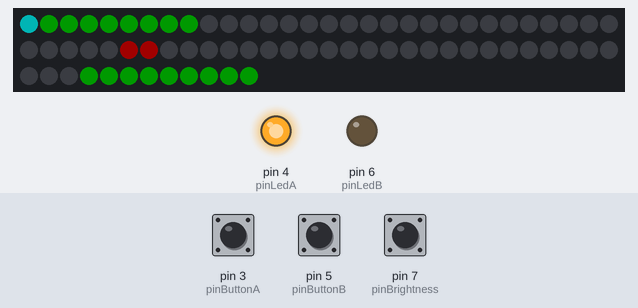
Bench run of a sketch on a simulated Arduino Uno, built with avr-gcc and run on an emulated ATmega328P. Shown: 72 RGB LEDs in strip order, left to right, continuing on the next row, output pins drawn as LEDs (lit = HIGH). Dashed ring = blinking. Inputs (shaded band) come from the test bench; at power-on: pin 3 (pinButtonA) HIGH, pin 5 (pinButtonB) HIGH, pin 7 (pinBrightness) HIGH. Dim RGB values are drawn brighter than linear; random numbers use the default seed unless the sketch sets one.

Above: at 1.3 s.
1.4 s: pin 3 (pinButtonA) pulled LOW for 0.15 s
At 1.86 s:
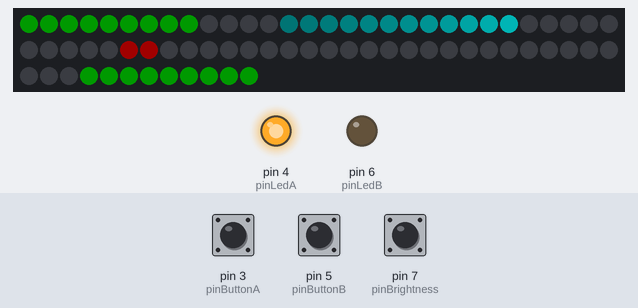
2.1 s: pin 5 (pinButtonB) pulled LOW for 0.15 s
At 2.48 s:
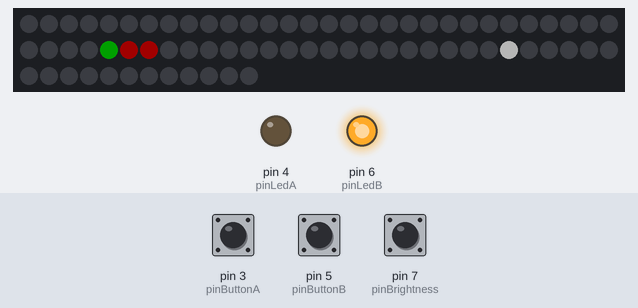
2.8 s: pin 7 (pinBrightness) pulled LOW for 1 s
At 4.4 s:
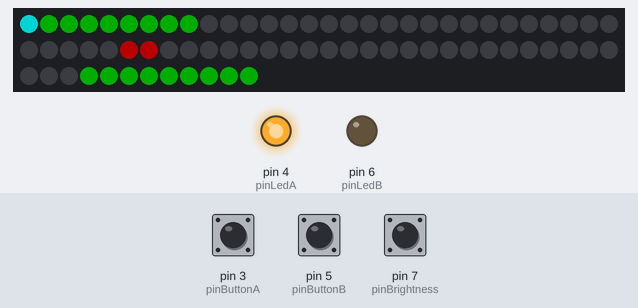
5.3 s: pin 3 (pinButtonA) pulled LOW for 1 s
At 6.07 s:
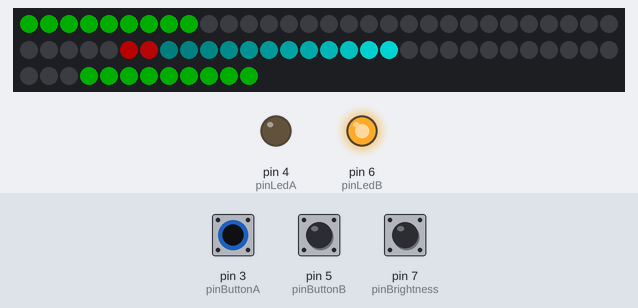
7.8 s: pin 7 (pinBrightness) pulled LOW for 0.15 s
At 9.0 s:
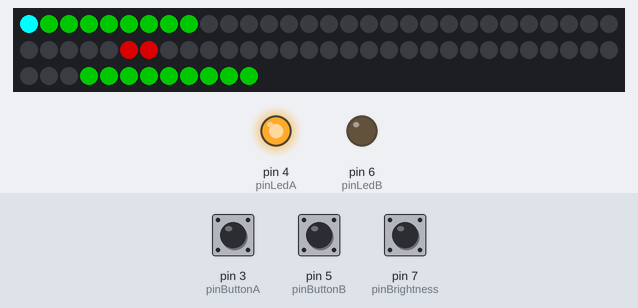
9.4 s: pin 3 (pinButtonA) driven LOW and pin 5 (pinButtonB) driven LOW and pin 7 (pinBrightness) driven LOW
At 10.15 s:
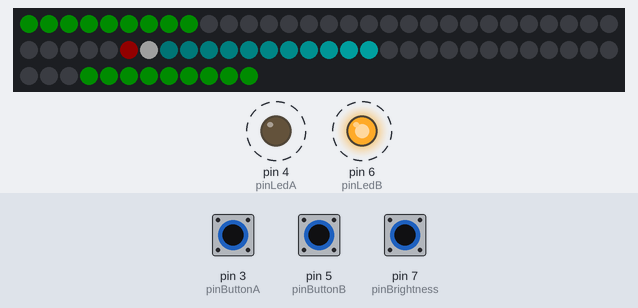
Timing chart, 0 to 22.2 s (numbered marks = the images above; inputs shaded):
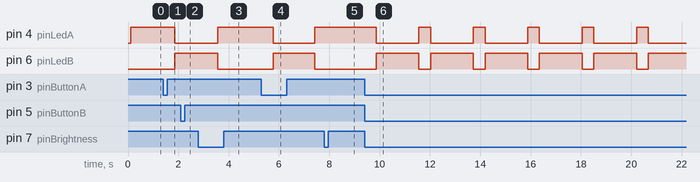

Measured:
- after the input at 1.4 s, pin 4 (pinLedA): HIGH → LOW after 0.46 s; pin 6 (pinLedB): LOW → HIGH after 0.46 s; the LEDs: first change at once (image 1 shows a later state)
- after the input at 5.3 s, pin 4 (pinLedA): HIGH → LOW after 0.46 s, → HIGH 1.7 s later; pin 6 (pinLedB): LOW → HIGH after 0.46 s, → LOW 1.7 s later; the LEDs: first change at once (image 4 shows a later state)
- after the input at 7.8 s, the LEDs: change at once (image 5)
- after the input at 9.4 s, pin 4 (pinLedA): alternates HIGH for 0.47 s and LOW for 1.7 s, 11 changes in all, then stays LOW, starting after 0.46 s; pin 6 (pinLedB): alternates HIGH for 1.7 s and LOW for 0.47 s, 11 changes in all, then stays HIGH, starting after 0.46 s; the LEDs: first change at once (image 6 shows a later state)

The sketch:

1D-Pong.ino
```cpp
#include <FastLED.h>

const int numLeds = 72;

const int ledDataPin = 2;
const int pinButtonA = 3;
const int pinButtonB = 5;
const int pinLedA = 4;
const int pinLedB = 6;
const int pinBrightness = 7;

CRGB ledsBall[numLeds];
CRGB leds[numLeds];

int brightness = 6;

enum State {
  WaitForStart,
  AtoB,
  BtoA
};

State state = WaitForStart;
bool autoA = false;

void setup() {
  // sanity check delay - allows reprogramming if accidently blowing power w/leds
  delay(100);

  pinMode(pinButtonA, INPUT_PULLUP);
  pinMode(pinButtonB, INPUT_PULLUP);
  pinMode(pinLedA, OUTPUT);
  pinMode(pinLedB, OUTPUT);
  pinMode(pinBrightness, INPUT_PULLUP);

  FastLED.addLeds<WS2811, ledDataPin, RGB>(leds, numLeds);
  SetBrightness(brightness);

  Serial.begin(115200);
  randomSeed(analogRead(0));

  autoA = digitalRead(pinBrightness) == LOW;
}

unsigned long lastTime = 0;
unsigned long lastBrightnessTime = 0;
unsigned long lastGameEnd = 0;

const int minSpeed = 10;
const int maxSpeed = 30;
const int startSpeed = 20;
const int winMax = 8;
int limit = (numLeds << 8) - 1;
long pos = 0;
int speed = 0;
int invalidPos = -1;
int autoAPos = -1;

bool wasPressed = false;

int winA = 0;
int winB = 0;


void loop() {
  CheckBrightness();

  auto time = millis();

  auto aPressed = digitalRead(pinButtonA) == LOW;
  auto bPressed = digitalRead(pinButtonB) == LOW;

  switch (state) {
    case WaitForStart:
      if (time - lastGameEnd > 60000UL) {
        RunScreenSaver();
        FastLED.clear();
        FastLED.show();
        SetBrightness(brightness);
        delay(200);
        lastGameEnd = millis();
        return;
      }

      if ((aPressed ||
          (autoA && time - lastGameEnd > 200UL && time > 1000UL)
          )
          && pos == 0) {
        speed = startSpeed;
        state = AtoB;
      }
      if (bPressed && pos == limit) {
        speed = -startSpeed;
        state = BtoA;
      }
      break;
    case AtoB:
      if (bPressed && !wasPressed) {
        if (pos > limit - (9 << 8)) {
          auto dif = limit - pos;
          speed = -GetSpeed(dif);
          state = BtoA;
        } else if (pos > limit / 2) {
          invalidPos = pos;
          wasPressed = true;
        }
        autoAPos = -1;
      }
      break;
    case BtoA:
      if (autoA && autoAPos == -1)
        // Init position at which the AI will hit the ball
        autoAPos = random(-256, 10 << 8);

      if (!wasPressed && (aPressed || (autoA && pos < autoAPos)))
        if (pos < (9 << 8)) {
          auto dif = pos;
          speed = GetSpeed(dif);
          state = AtoB;
        } else if (pos < limit / 2) {
          invalidPos = pos;
          wasPressed = true;
        }
      break;
  }

  digitalWrite(pinLedA, pos < limit / 2);
  digitalWrite(pinLedB, pos > limit / 2);


  auto delta = (int)(time - lastTime);
  lastTime = time;

  pos += speed * delta;

  if (pos > limit) {
    winA++;
    Win(0);
  } else if (pos < 0) {
    winB++;
    Win(limit);
  } else {
    fadeToBlackBy(ledsBall, numLeds, 20);

    auto isLightSpeed = abs(speed) > maxSpeed;

    auto ledPos = PosToLed(pos);
    if (isLightSpeed) {
      ledsBall[ledPos] = CRGB::White;

      // The ball is moving with light speed. Draw 2 leds, to avoid
      // a one led being skipped.
      ledPos = state == AtoB ? ledPos - 1 : ledPos + 1;
      if (ledPos >= 0 && ledPos < numLeds)
        ledsBall[ledPos] = CRGB::White;
    } else
      ledsBall[ledPos] = CRGB::Aqua;


    SendToLeds();
  }
}

void CheckBrightness() {
  if ((millis() - lastBrightnessTime) > 400 && digitalRead(pinBrightness) == LOW) {
    brightness++;
    if (brightness > 8) brightness = 4;
    SetBrightness(brightness);

    lastBrightnessTime = millis();
  }
}

void SetBrightness(int br) {
  FastLED.setBrightness((1 << br) - 1);
}

void SendToLeds() {
  FastLED.clear();
  for (int i = 0; i < 9; i++) {
    leds[i] = CRGB::DarkGreen;
    leds[numLeds - i - 1] = CRGB::DarkGreen;
  }

  leds[numLeds / 2] = CRGB::DarkRed;
  leds[(numLeds / 2) - 1] = CRGB::DarkRed;

  if (invalidPos > -1) {
    auto color = (millis() / 100) % 2 == 0 ? CRGB::White : CRGB::Black;
    leds[PosToLed(invalidPos)] = color;
  }

  for (int i = 0; i < numLeds; i++)
    leds[i] += ledsBall[i];

  FastLED.show();
}

int GetSpeed(int dif) {
  if (dif < 256)
    return maxSpeed * 2;
  return map(dif, 9 << 8, 0, minSpeed, maxSpeed);
}

int PosToLed(int pos) {
  return (pos >> 8) % numLeds;
}

void Win(int newPos) {
  FastLED.clear();
  auto colorA = state == BtoA ? CRGB::Yellow : CRGB::Green;
  auto colorB = state == BtoA ? CRGB::Green : CRGB::Yellow;

  DrawScore(colorA, colorB);

  leds[numLeds / 2 - 1] = CRGB::DarkRed;
  leds[numLeds / 2] = CRGB::DarkRed;

  for (int i = 0; i < winA; i++)
    leds[numLeds / 2 - i - 2] = colorA;

  for (int i = 0; i < winB; i++)
    leds[numLeds / 2 + i + 1] = colorB;


  FastLED.show();
  for (int i = 0; i < 12; i++) {
    if (invalidPos > -1) {
      auto color = (millis() / 100) % 2 == 0 ? CRGB::White : CRGB::Black;
      leds[PosToLed(invalidPos)] = color;
      FastLED.show();
    }
    delay(100);
  }

  if (winA == winMax || winB == winMax)
    GameWinAnimation();

  pos = newPos;
  speed = 0;
  state = WaitForStart;
  lastTime = millis();
  invalidPos = -1;
  wasPressed = false;
  lastGameEnd = lastTime;
  autoAPos = -1;

  // Clear ledBall, so that no tail is visible.
  fill_solid(ledsBall, numLeds, CRGB::Black);
}

void DrawScore(CRGB colorA, CRGB colorB) {

  leds[numLeds / 2 - 1] = CRGB::DarkRed;
  leds[numLeds / 2] = CRGB::DarkRed;

  for (int i = 0; i < winA; i++)
    leds[numLeds / 2 - i - 2] = colorA;

  for (int i = 0; i < winB; i++)
    leds[numLeds / 2 + i + 1] = colorB;
}

void GameWinAnimation() {
  bool aWon = (winA == winMax);
  for (int i = 0; i < 48; i++) {
    FastLED.clear();

    DrawScore(CRGB::Yellow, CRGB::Yellow);

    auto r = i < 24 ? i : 48 - i;
    for (int j = 0; j < r; j++) {
      auto idx = aWon ? j : numLeds - j - 1;
      leds[idx] = CRGB::Green;
    }
    FastLED.show();
    delay(40);
  }
  winA = winB = 0;
}


void fadeall() {
  for (int i = 0; i < numLeds; i++) { leds[i].nscale8(250); }
}

void RunScreenSaver() {
  digitalWrite(pinLedA, LOW);
  digitalWrite(pinLedB, LOW);

  SetBrightness(brightness - 1);

  static uint8_t hue = 0;

  while (true) {
    // First slide the led in one direction
    for (int i = 0; i < numLeds; i++) {
      // Set the i'th led to red
      leds[i] = CHSV(hue++, 255, 255);
      // Show the leds
      FastLED.show();
      // now that we've shown the leds, reset the i'th led to black
      // leds[i] = CRGB::Black;
      fadeall();
      // Wait a little bit before we loop around and do it again
      delay(20);

      auto aPressed = digitalRead(pinButtonA) == LOW;
      auto bPressed = digitalRead(pinButtonB) == LOW;
      if (aPressed || bPressed) return;
    }

    // Now go in the other direction.
    for (int i = (numLeds)-1; i >= 0; i--) {
      // Set the i'th led to red
      leds[i] = CHSV(hue++, 255, 255);
      // Show the leds
      FastLED.show();
      // now that we've shown the leds, reset the i'th led to black
      // leds[i] = CRGB::Black;
      fadeall();
      // Wait a little bit before we loop around and do it again
      delay(20);

      auto aPressed = digitalRead(pinButtonA) == LOW;
      auto bPressed = digitalRead(pinButtonB) == LOW;
      if (aPressed || bPressed) return;
    }
  }
}
```
